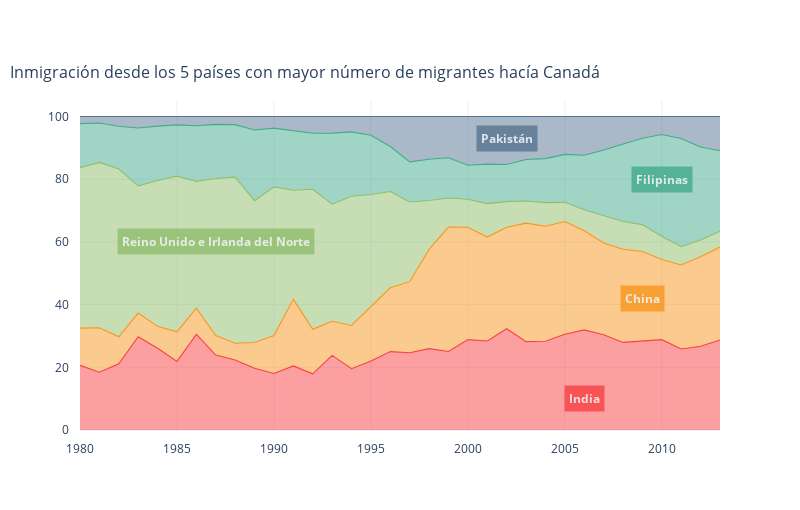

Write notebook code for a chart like this one.
### Code cell
colors = {
    'India':'#f94144', 'China':'#f8961e', 
    'Reino Unido e Irlanda del Norte':'#90be6d', 
    'Filipinas':'#43aa8b', 'Pakistán':'#577590'
}
plot_area_chart(area_df, colors).show()

### Figure 1 — Plotly figure (JSON) as saved in the notebook; plotly's stock layout.template omitted (floating-point values rounded to 4 significant figures)
{"data": [{"groupnorm": "percent", "line": {"color": "#f94144", "width": 1.1}, "mode": "lines", "name": "India", "stackgroup": "one", "text": "India", "type": "scatter", "x": [1980, 1981, 1982, 1983, 1984, 1985, 1986, 1987, 1988, 1989, 1990, 1991, 1992, 1993, 1994, 1995, 1996, 1997, 1998, 1999, 2000, 2001, 2002, 2003, 2004, 2005, 2006, 2007, 2008, 2009, 2010, 2011, 2012, 2013], "y": [8880, 8670, 8147, 7338, 5704, 4211, 7150, 10189, 11522, 10343, 12041, 13734, 13673, 21496, 18620, 18489, 23859, 22268, 17241, 18974, 28572, 31223, 31889, 27155, 28235, 36210, 33848, 28742, 28261, 29456, 34235, 27509, 30933, 33087]}, {"groupnorm": "percent", "line": {"color": "#f8961e", "width": 1.1}, "mode": "lines", "name": "China", "stackgroup": "one", "text": "China", "type": "scatter", "x": [1980, 1981, 1982, 1983, 1984, 1985, 1986, 1987, 1988, 1989, 1990, 1991, 1992, 1993, 1994, 1995, 1996, 1997, 1998, 1999, 2000, 2001, 2002, 2003, 2004, 2005, 2006, 2007, 2008, 2009, 2010, 2011, 2012, 2013], "y": [5123, 6682, 3308, 1863, 1527, 1816, 1960, 2643, 2758, 4323, 8076, 14255, 10846, 9817, 13128, 14398, 19415, 20475, 21049, 30069, 35529, 36434, 31961, 36439, 36619, 42584, 33518, 27642, 30037, 29622, 30391, 28502, 33024, 34129]}, {"groupnorm": "percent", "line": {"color": "#90be6d", "width": 1.1}, "mode": "lines", "name": "Reino Unido e Irlanda del Norte", "stackgroup": "one", "text": "Reino Unido e Irlanda del Norte", "type": "scatter", "x": [1980, 1981, 1982, 1983, 1984, 1985, 1986, 1987, 1988, 1989, 1990, 1991, 1992, 1993, 1994, 1995, 1996, 1997, 1998, 1999, 2000, 2001, 2002, 2003, 2004, 2005, 2006, 2007, 2008, 2009, 2010, 2011, 2012, 2013], "y": [22045, 24796, 20620, 10015, 10170, 9564, 9470, 21337, 27359, 23795, 31668, 23380, 34123, 33720, 39231, 30145, 29322, 22965, 10367, 7045, 8840, 11728, 8046, 6797, 7533, 7258, 7140, 8216, 8979, 8876, 8724, 6204, 6195, 5827]}, {"groupnorm": "percent", "line": {"color": "#43aa8b", "width": 1.1}, "mode": "lines", "name": "Filipinas", "stackgroup": "one", "text": "Filipinas", "type": "scatter", "x": [1980, 1981, 1982, 1983, 1984, 1985, 1986, 1987, 1988, 1989, 1990, 1991, 1992, 1993, 1994, 1995, 1996, 1997, 1998, 1999, 2000, 2001, 2002, 2003, 2004, 2005, 2006, 2007, 2008, 2009, 2010, 2011, 2012, 2013], "y": [6051, 5921, 5249, 4562, 3801, 3150, 4166, 7360, 8639, 11865, 12509, 12718, 13670, 20479, 19532, 15864, 13692, 11549, 8735, 9734, 10763, 13836, 11707, 12758, 14004, 18139, 18400, 19837, 24887, 28573, 38617, 36765, 34315, 29544]}, {"groupnorm": "percent", "line": {"color": "#577590", "width": 1.1}, "mode": "lines", "name": "Pakistán", "stackgroup": "one", "text": "Pakistán", "type": "scatter", "x": [1980, 1981, 1982, 1983, 1984, 1985, 1986, 1987, 1988, 1989, 1990, 1991, 1992, 1993, 1994, 1995, 1996, 1997, 1998, 1999, 2000, 2001, 2002, 2003, 2004, 2005, 2006, 2007, 2008, 2009, 2010, 2011, 2012, 2013], "y": [978, 972, 1201, 900, 668, 514, 691, 1072, 1334, 2261, 2470, 3079, 4071, 4777, 4666, 4994, 9125, 13073, 9068, 9979, 15400, 16708, 15110, 13205, 13399, 14314, 13127, 10124, 8994, 7217, 6811, 7468, 11227, 12603]}], "layout": {"annotations": [{"bgcolor": "#f94144", "borderpad": 4, "font": {"color": "#eff1f4"}, "opacity": 0.8, "showarrow": false, "text": "<b>India<b>", "x": 2006, "y": 10}, {"bgcolor": "#f8961e", "borderpad": 4, "font": {"color": "#eff1f4"}, "opacity": 0.8, "showarrow": false, "text": "<b>China<b>", "x": 2009, "y": 42}, {"bgcolor": "#90be6d", "borderpad": 4, "font": {"color": "#eff1f4"}, "opacity": 0.8, "showarrow": false, "text": "<b>Reino Unido e Irlanda del Norte<b>", "x": 1987, "y": 60}, {"bgcolor": "#43aa8b", "borderpad": 4, "font": {"color": "#eff1f4"}, "opacity": 0.8, "showarrow": false, "text": "<b>Filipinas<b>", "x": 2010, "y": 80}, {"bgcolor": "#577590", "borderpad": 4, "font": {"color": "#eff1f4"}, "opacity": 0.8, "showarrow": false, "text": "<b>Pakistán<b>", "x": 2002, "y": 93}], "height": 510, "margin": {"pad": 10}, "showlegend": false, "title": {"font": {"size": 16}, "text": "Inmigración desde los 5 países con mayor número de migrantes hacía Canadá", "x": 0.75, "y": 0.87}, "width": 800}}
